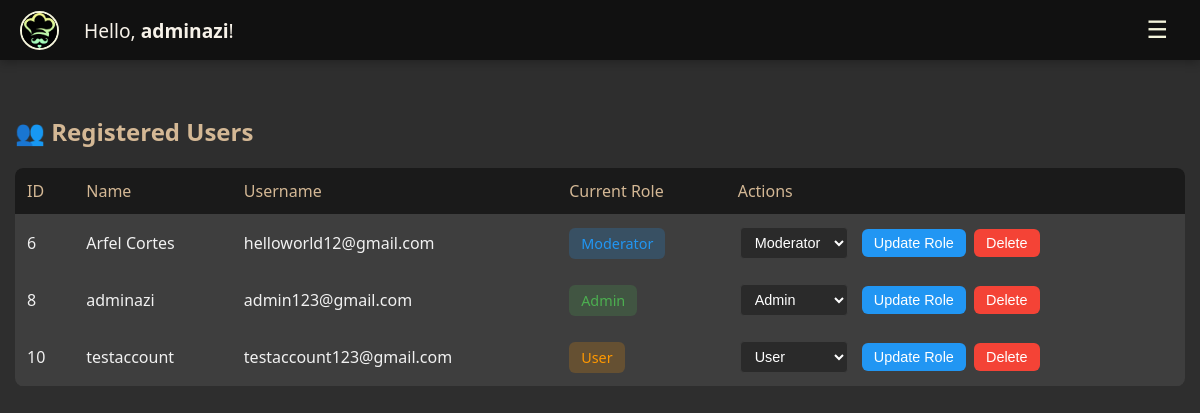
Page /admin_users.php (signed in) on the committed database.
### tables this page shows
CREATE TABLE `registertb` (
  `userid` int(10) UNSIGNED NOT NULL,
  `name` varchar(255) DEFAULT NULL,
  `username` varchar(255) DEFAULT NULL,
  `contact` varchar(20) DEFAULT NULL,
  `password` varchar(255) DEFAULT NULL,
  `checkpass` varchar(255) DEFAULT NULL,
  `role` varchar(20) DEFAULT 'user'
);

### admin_users.php (the view, shortened to what this page needs)
<?php
include('connection.php');
$user_id = $_SESSION['user_id'];
$user_name = "";
$query = "SELECT name, role FROM registertb WHERE userid = ?";
$stmt = $conn->prepare($query);
$stmt->bind_param("i", $user_id);
$stmt->execute();
$stmt->bind_result($name, $roles);
if ($stmt->fetch()) {
    $user_name = $name;
}
$sql = "SELECT userid, name, username, role FROM registertb ORDER BY userid ASC";
$result = $conn->query($sql);
?>
<!DOCTYPE html>
<html lang="en">
<head>
</head>
<body>
<nav class="navbar">
    <div class="navbar-left">
        <img src="logo.jfif" alt="Logo" class="logo-img">
        <?php if (!empty($user_name)) {
            echo "<span class='greeting'>Hello, <strong>$user_name</strong>!</span>";
        } ?>
    </div>
    <button class="menu-toggle" onclick="toggleMenu()">☰</button>
</nav>
<div class="container">
    <h2>👥 Registered Users</h2>
    <?php if ($result->num_rows > 0): ?>
    <table>
        <thead>
            <tr>
                <th>ID</th>
                <th>Name</th>
                <th>Username</th>
                <th>Current Role</th>
                <th>Actions</th>
            </tr>
        </thead>
        <tbody>
            <?php while ($row = $result->fetch_assoc()): ?>
            <tr>
                <td><?php echo $row['userid']; ?></td>
                <td><?php echo htmlspecialchars($row['name']); ?></td>
                <td><?php echo htmlspecialchars($row['username']); ?></td>
                <td>
                    <span class="status-<?php echo strtolower($row['role']); ?>">
                        <?php echo ucfirst($row['role']); ?>
                    </span>
                </td>
                <td>
                    <form method="POST" style="display: inline;">
                        <select name="new_role" class="role-select">
                            <option value="user" <?php echo $row['role'] === 'user' ? 'selected' : ''; ?>>User</option>
                            <option value="moderator" <?php echo $row['role'] === 'moderator' ? 'selected' : ''; ?>>Moderator</option>
                            <option value="admin" <?php echo $row['role'] === 'admin' ? 'selected' : ''; ?>>Admin</option>
                        </select>
                        <button type="submit" name="update_role" class="update-role-btn">Update Role</button>
                    </form>
                    <?php if ($row['role'] !== 'admin' || $result->num_rows > 1): ?>
                    <form method="POST" style="display: inline;">
                        <button type="submit" name="delete_user" class="delete-btn" onclick="return confirm('Are you sure you want to delete this user?')">Delete</button>
                    </form>
                    <?php endif; ?>
                </td>
            </tr>
            <?php endwhile; ?>
        </tbody>
    </table>
<?php else: ?>
    <p>No users found.</p>
<?php endif; ?>
</div>
</body>
</html>

### admin_users.php (style rules this page uses)
body { margin: 0; font-family: 'Segoe UI', sans-serif; background-color: #2e2e2e; color: #f1f1f1; }
.navbar { background-color: #111; display: flex; align-items: center; justify-content: space-between; padding: 10px 20px; box-shadow: 0 2px 10px rgba(0,0,0,0.3); position: sticky; top: 0; z-index: 1000; }
.navbar-left { display: flex; align-items: center; }
.greeting { font-size: 1.2rem; color: #f7f2e9; margin-left: 15px; }
.logo-img { width: 35px; height: 35px; border-radius: 50%; object-fit: cover; margin-right: 10px; border: 2px solid beige; }
.container { max-width: 1200px; margin: 20px auto; padding: 15px; }
h2 { color: #d4b895; margin-bottom: 20px; }
table { width: 100%; border-collapse: collapse; background-color: #3e3e3e; border-radius: 8px; overflow: hidden; margin-bottom: 20px; }
th, td { padding: 12px; text-align: left; border-bottom: 1px solid #3e3e3e; }
th { background-color: #1a1a1a; color: #d4b895; font-weight: 500; position: sticky; top: 0; white-space: nowrap; }
.status-admin { background-color: rgba(76, 175, 80, 0.2); color: #4caf50; padding: 6px 12px; border-radius: 6px; font-weight: 500; font-size: 0.9em; }
.status-user { background-color: rgba(255, 152, 0, 0.2); color: #ff9800; padding: 6px 12px; border-radius: 6px; font-weight: 500; font-size: 0.9em; }
.status-moderator { background-color: rgba(33, 150, 243, 0.2); color: #2196f3; padding: 6px 12px; border-radius: 6px; font-weight: 500; font-size: 0.9em; }
form { display: inline-block; margin: 2px; }
.role-select { padding: 6px 10px; border-radius: 4px; border: 1px solid #3e3e3e; background-color: #2a2a2a; color: #fff; cursor: pointer; font-size: 0.9em; transition: border-color 0.3s ease; }
button { background-color: #d4b895; color: #222; border: none; padding: 6px 12px; font-size: 0.9em; font-weight: 500; border-radius: 6px; cursor: pointer; transition: background-color 0.3s ease; }
.update-role-btn { background-color: #2196f3; color: white; margin-left: 10px; }
.delete-btn { background-color: #f44336; color: white; }
.menu-toggle { font-size: 24px; background: none; border: none; color: beige; cursor: pointer; display: block; }

### rows in the picture
registertb: name "adminazi", userid "8", username "admin123@gmail.com", role "Admin", new_role "Admin"
registertb: userid "6", name "Arfel Cortes", username "helloworld12@gmail.com", role "Moderator", new_role "Moderator"
registertb: userid "10", name "testaccount", username "testaccount123@gmail.com", role "User", new_role "User"
